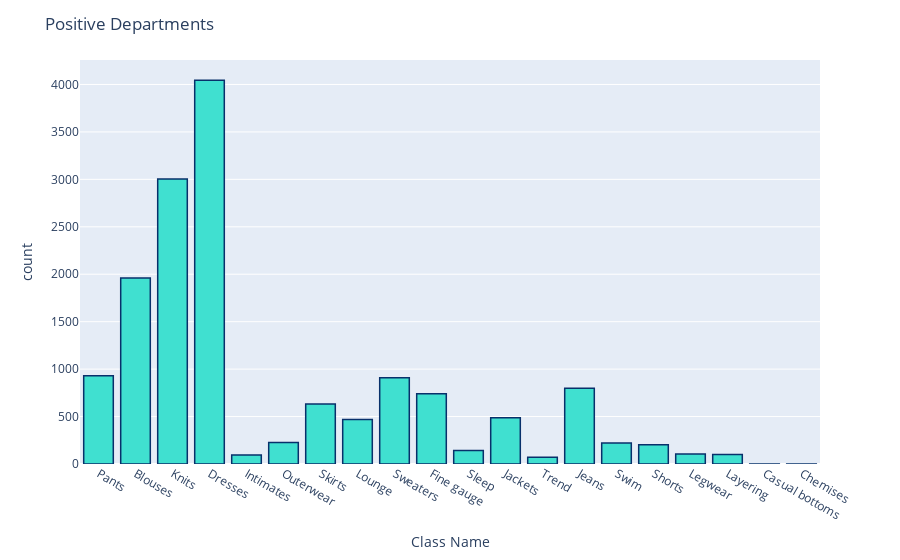

Notebook code for this chart:
### Code cell
fig = px.histogram(postiveReviews, x="Class Name")
fig.update_traces(marker_color="turquoise",marker_line_color='rgb(8,48,107)',
                  marker_line_width=1.5)
fig.update_layout(title_text='Positive Departments')
fig.show()

### Figure 1 — Plotly figure (JSON) as saved in the notebook; plotly's stock layout.template omitted (floating-point values rounded to 4 significant figures; data arrays with more than 128 entries replaced by an {"elided": "..."} marker saying what was removed)
{"data": [{"alignmentgroup": "True", "bingroup": "x", "hovertemplate": "Class Name=%{x}<br>count=%{y}<extra></extra>", "legendgroup": "", "marker": {"color": "turquoise", "line": {"color": "rgb(8,48,107)", "width": 1.5}}, "name": "", "offsetgroup": "", "orientation": "v", "showlegend": false, "type": "histogram", "x": {"elided": "15160 str values"}, "xaxis": "x", "yaxis": "y"}], "layout": {"barmode": "relative", "legend": {"tracegroupgap": 0}, "margin": {"t": 60}, "title": {"text": "Positive Departments"}, "xaxis": {"anchor": "y", "domain": [0, 1], "title": {"text": "Class Name"}}, "yaxis": {"anchor": "x", "domain": [0, 1], "title": {"text": "count"}}}}
